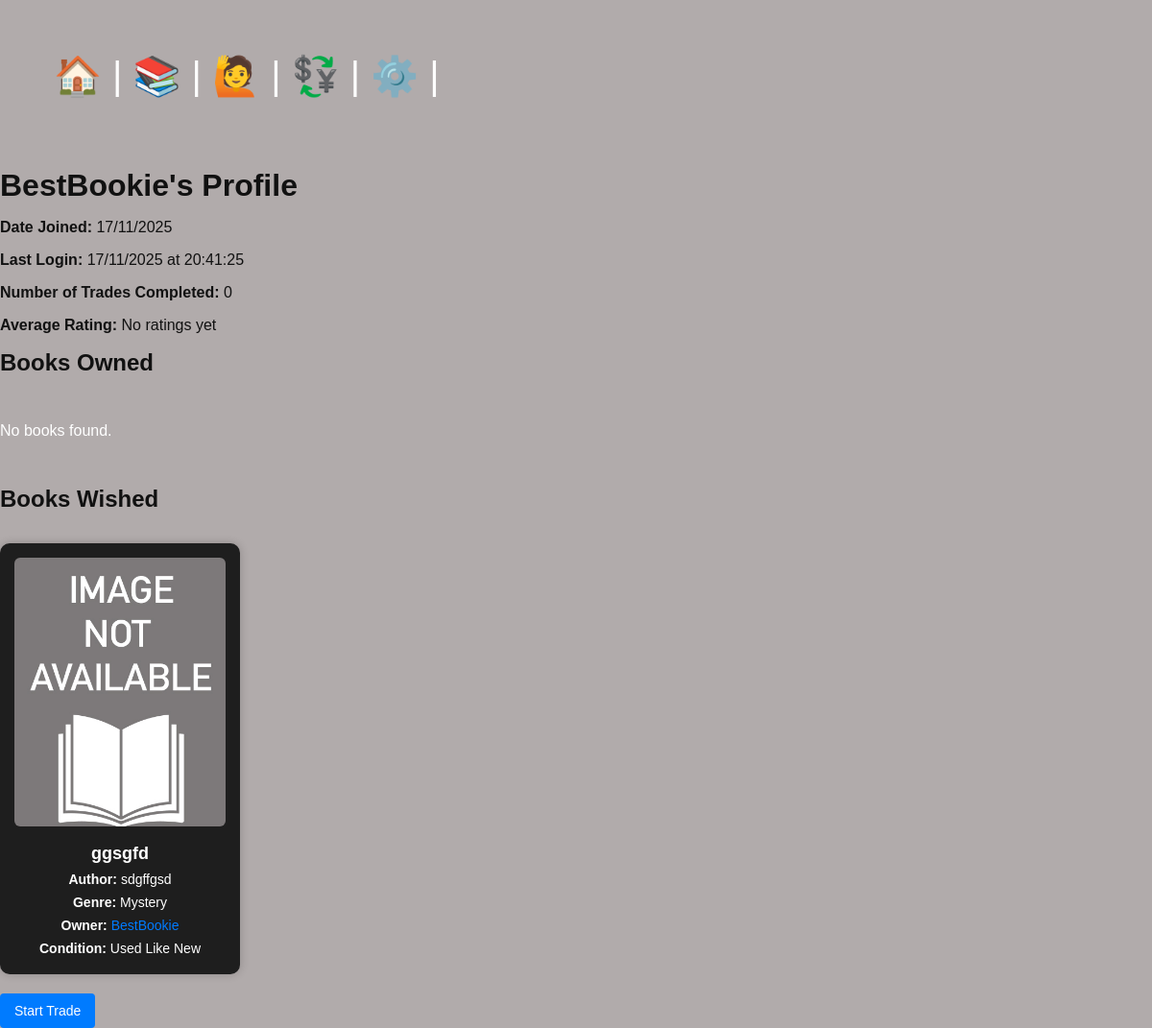
Page /core/profile/22/ (signed in) on the committed database.
### core/models.py (models this page shows, shortened)
class User(AbstractUser):
    address_line = models.TextField(blank=True)
    town = models.CharField(max_length=100, blank=True)
    country = models.CharField(max_length=100, blank=True)
    postcode = models.CharField(max_length=20, blank=True)
    is_banned = models.BooleanField(default=False)

class Book(models.Model):
    GENRE_CHOICES = [
        ('Fiction', 'Fiction'),
        ('Non-Fiction', 'Non-Fiction'),
        ('Fantasy', 'Fantasy'),
        ('Mystery', 'Mystery'),
        ('Romance', 'Romance'),
        ('Science Fiction', 'Science Fiction'),
        ('Biography', 'Biography'),
        ('History', 'History'),
        ('Other', 'Other'),
    ]
    CONDITION_CHOICES = [
        ('New', 'New'),
        ('Used Like New', 'Used Like New'),
        ('Good', 'Good'),
        ('Acceptable', 'Acceptable'),
        ('Poor', 'Poor'),
    ]
    owner = models.ForeignKey(User, on_delete=models.CASCADE, related_name='books') # related_name allows reverse access to books from User
    book_name = models.CharField(max_length=255)
    author = models.CharField(max_length=100)
    genre = models.CharField(max_length=50, choices=GENRE_CHOICES)  # drop-down with same value/label
    description = models.TextField(
        max_length=1000,
        blank=True,
        null=True,
    )
    image = models.ImageField(upload_to='book_images/', blank=True, null=True)
    condition = models.CharField(max_length=50, choices=CONDITION_CHOICES)
    is_wishlist = models.BooleanField(default=False)
    available_for_trade = models.BooleanField(default=True)

### core/views.py (the view)
# urls.py: path('core/profile/<int:user_id>/', views.profile_view, name='profile'),  # Example for a profile view
def profile_view(request, user_id):
    if request.method == 'GET':
        profile_user = get_object_or_404(User, id=user_id)  # person whose profile is shown
        owned_books = Book.objects.filter(owner=profile_user, is_wishlist=False).order_by('-id')
        owned_books = owned_books.exclude(available_for_trade=False).order_by('-id')
        wished_books = Book.objects.filter(owner=profile_user, is_wishlist=True).order_by('-id')
        is_owner = True if request.user.is_authenticated and request.user == profile_user else False
        my_reviews = Rating.objects.filter(rated_id=user_id)  # Get all reviews made to the user
        total_rating =0
        for i in range(len(my_reviews)):
            total_rating = total_rating + my_reviews[i].rating
        average_rating = total_rating / len(my_reviews) if my_reviews else 0  # Calculate average rating
        num_trades_completed = Trade.objects.filter(requester=user_id, responder_status='Completed', requester_status='Completed').count() + Trade.objects.filter(responder=user_id, responder_status='Completed', requester_status='Completed').count()
        date_joined = profile_user.date_joined.strftime("%d/%m/%Y")  # Format the date joined
        last_login = profile_user.last_login.strftime("%d/%m/%Y at %H:%M:%S") if profile_user.last_login else "Never"
        return render(request, 'core/profile.html', {
            'profile_user': profile_user,
            'owned_books': owned_books,
            'wished_books': wished_books,
            'is_owner': is_owner,
            'my_reviews': my_reviews,
            'average_rating': average_rating if my_reviews else 'No ratings yet',
            'num_trades_completed': num_trades_completed,
            'date_joined': date_joined,
            'last_login': last_login,
        })

### core/templates/core/profile.html (shortened to what this page needs)
{% extends 'core/layout.html' %}
{% load static %}
{% block content %}
    <h1>{{ profile_user.username }}'s Profile</h1>
    <p><strong>Date Joined:</strong> {{ date_joined }}</p>
    <p><strong>Last Login:</strong> {{ last_login }}</p>
    <p><strong>Number of Trades Completed:</strong> {{ num_trades_completed }}</p>
    <p><strong>Average Rating:</strong> {{ average_rating }}</p>
    <h2>Books Owned</h2>
    <div class="book-list">
        {% for book in owned_books %}
            <div class="book-card">
                {% if book.image %}
                    <img src="{{ book.image.url }}" alt="{{ book.book_name }}">
                {% else %}
                    <img src="{% static 'img/default_book.jpg' %}" alt="No image">
                {% endif %}
                <h3>{{ book.book_name }}</h3>
                <p><strong>Author:</strong> {{ book.author }}</p>
                <p><strong>Genre:</strong> {{ book.genre }}</p>
                <p><strong>Owner:</strong> <a href="{% url 'profile' book.owner_id %}">{{ book.owner.username }}</a></p>
                <p><strong>Condition:</strong> {{ book.condition }}</p>
                {% if is_owner %}
                    <form action="{% url 'delete_book' book.id %}" method="post">
                        {% csrf_token %}
                        <button type="submit" class="btn btn-danger" onclick="return confirm('Delete this book?')">Delete Book</button>
                    </form>
                {% endif %}
            </div>
        {% empty %}
            <p style="color:#fff;">No books found.</p>
        {% endfor %}
    </div>
    <h2>Books Wished</h2>
    <div class="book-list">
        {% for book in wished_books %}
            <div class="book-card">
                {% if book.image %}
                    <img src="{{ book.image.url }}" alt="{{ book.book_name }}">
                {% else %}
                    <img src="{% static 'img/default_book.jpg' %}" alt="No image">
                {% endif %}
                <h3>{{ book.book_name }}</h3>
                <p><strong>Author:</strong> {{ book.author }}</p>
                <p><strong>Genre:</strong> {{ book.genre }}</p>
                <p><strong>Owner:</strong> <a href="{% url 'profile' book.owner_id %}">{{ book.owner.username }}</a></p>
                <p><strong>Condition:</strong> {{ book.condition }}</p>
            </div>
        {% empty %}
            <p style="color:#fff;">No books found.</p>
        {% endfor %}
    </div>
    <div>
        {% if not is_owner %}
        <form action="{% url 'start_trade' profile_user.id %}" method="get" style="display:inline">
            <button type="submit" class="btn btn-primary">Start Trade</button>
        </form>
    {% endif %}
    </div>
{% endblock %}

### core/static/css/styles.css (style rules this page uses)
body { margin: 0; padding: 0; font-family: Arial, sans-serif; background-color: #b1abab; color: #111; }
h1, h2, h3 { margin: 0.5em 0; }
.book-list { display: flex; flex-wrap: wrap; gap: 20px; padding: 20px 0; }
.book-card { background-color: #1e1e1e; color: white; width: 220px; border-radius: 10px; padding: 15px; box-shadow: 0 0 10px rgba(0,0,0,0.2); display: flex; flex-direction: column; align-items: center; }
.book-card img { width: 100%; height: 280px; object-fit: cover; border-radius: 6px; margin-bottom: 10px; }
.book-card h3 { font-size: 18px; margin: 8px 0 4px; text-align: center; }
.book-card p { font-size: 14px; margin: 4px 0; }
form { margin: 20px 0; }
button { background-color: #007bff; color: white; border: none; padding: 10px 15px; font-size: 14px; border-radius: 4px; cursor: pointer; }
a { color: #007bff; text-decoration: none; }

### rows in the picture
User: username "BestBookie"
Book: book_name "ggsgfd", author "sdgffgsd", genre "Mystery", owner.username "BestBookie", condition "Used Like New"

### other values in the picture
{{ date_joined }} "17/11/2025"
{{ last_login }} "17/11/2025 at 20:41:25"
{{ num_trades_completed }} "0"
{{ average_rating }} "No ratings yet"
